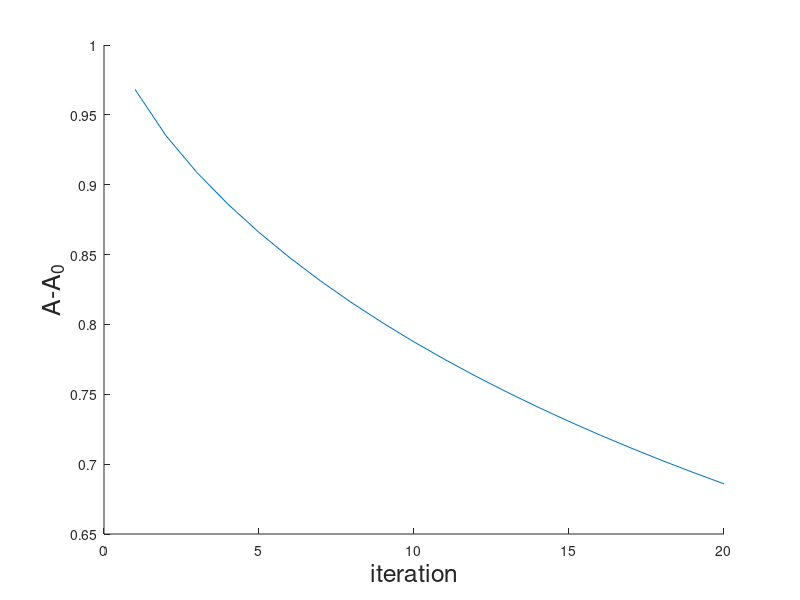

Source code (MATLAB): (Note: this script raises an error after producing the figure.)
close all;
clear all;
clc;

%Uの要素まで最適化する！！

%% 定義
%システム行列
A0 = [ 0.386,  0, 0,  0,  0.161;
       0,  0.461,  0, -0.047, 0;
      -0.042,  0,  0.317,  0.134, -0.117;
       0, 0,  0.134,  0.401, -0.157;
       0.161, 0, -0.117, -0.157,  0.85];%ものによってはうまくいく

n = length(A0);

%論文に乗せたやつ
% U_final = zeros(n,n);
% U_final(1,2) = -0.0001;

%response letter1
% U_final = zeros(n,n);
% U_final(1,2) = -0.0005;

%response letter2
% U_final = zeros(n,n);
% U_final(4,3) = -0.0001;

%response letter3
% U_final = zeros(n,n);
% U_final(4,4) = -0.0001;

%response letter4
U_final = zeros(n,n);

A = A0+U_final;

diag_w = [0.003 0.003 0.003 0.003 0.003];
%diag_w = [0.003 0.003];
P_w = diag(diag_w);
P_w_sqrt = sqrtm(P_w);

mu_init = 0;
Sigma_init = [7 3 0 0 0;
              3 5 0 0 0;
              0 0 6 2 0;
              0 0 2 4 1;
              0 0 0 1 3];
% Sigma_init = [7 3;
%            3 5];

%シミュレーション条件
time_init = 1;
time_step = 1;
time_term = 51;
time = time_init:time_step:time_term;
length_time = length(time);


%% データ取得
T_list = [1 51]; %スナップショットの時刻リスト
%T_list = [1 26 51];
PN = length(T_list); %スナップショットをとる時刻の数
N0 = 1000;
N = N0*PN;
N_list = zeros(1,PN+1);
N_list(1,1) = 0; %データ数のリスト
for ip = 1:PN
    N_list(1,ip+1) = N0*ip;
end 
TD_list = zeros(1,PN); %スナップショットの離散化時刻リスト
for itp = 1:PN
    TD_list(1,itp) = time_init + T_list(itp)/time_step -1;
end

%初期値の軌道
x_end_list = zeros(n,N);
Sigma_init_sqrt = sqrtm(Sigma_init);
for it = 1:N
    x0s_list = zeros(n,length_time);
    x0s_list(:,1) = mu_init*randn(n,1) + Sigma_init_sqrt*randn(n,1);
    for jt = time_init:time_term-1
        x0s_list(:,jt+1) = A0*x0s_list(:,jt) + P_w_sqrt*randn(n,1);
    end
    x_end_list(:,it) = x0s_list(:,time_term);
end
mu_x0 = mean(x_end_list,2);
Sigma_x0 = cov(x_end_list.');
Sigma_x0_sqrt = sqrtm(Sigma_x0);

%A精度向上のための繰り返し
h_iter = 10;%60;
%初期値
A_hat = eye(n); %initial value of A
K_list = []; %A0の誤差（KLダイバージェンス）
E_list = []; %A0の誤差（frobeniusノルム）
W_list = []; %ワッサースタイン距離
IJ_list = [];
fval_JP = [];

%治療の準備
% %定義
Sigmah = [ 0.0053    0        -0.0007    0         0.0022;
           0         0.0051    0         0         0     ;
          -0.0007    0         0.0052    0        -0.0021;
           0         0         0         0.0058   -0.0026;
           0.0022    0        -0.0021   -0.0026    0.0100 ];
Sigmah_sqrt = sqrtm(Sigmah);

iter_A = 20;%20;
iter_U = 10000;
eta = 0.1;
epsilon = 10^(-3); %Aの推定の終了条件
varepsilon = 10^(-4); %Uの求解の終了条件
%delta = 10^(-7);
delta = 5*10^(-8); %全体のアルゴリズムの終了条件
%目的関数
f_fun = @(P) 0.5*(trace(Sigmah\P) - n + log(det(Sigmah)/det(P)));
diff_f_P_fun = @(P) numerical_matrix_gradient(f_fun, P);

A_tilde_m1 = zeros(n,n);

for ht = 1:h_iter  
    % シミュレーション
    x_list = zeros(n,length_time*N);
    for it = 1:N
        xs_list = zeros(n,length_time);
        xs_list(:,1) = mu_x0 + Sigma_x0_sqrt*randn(n,1);
        for jt = time_init:time_term-1
            xs_list(:,jt+1) = A*xs_list(:,jt) + P_w_sqrt*randn(n,1);
        end
        x_list(:,1+length_time*(it-1):length_time*it) = xs_list;
    end
    
    % スナップショット収集
    Y_list = zeros(n,N);
    for ipy = 1:PN
        y_list = zeros(n,N0);
        for jpy = 1:N0
            y_list(:,jpy) = x_list(:,TD_list(1,ipy)+length_time*(N_list(ipy)+jpy-1));
        end
        Y_list(:,1+(ipy-1)*N0:ipy*N0) = y_list;
    end
    
    % データの期待値と共分散の計算
    muY_list = zeros(n,PN);
    for imu = 1:PN
        muY_list(:,imu) = mean(Y_list(:,1+(imu-1)*N0:imu*N0),2);
    end
    SigmaY_list = zeros(n, n, PN);
    for iSigma = 1:PN
        data_block = Y_list(:, 1+(iSigma-1)*N0 : iSigma*N0).';  % N0×n
        SigmaY_list(:, :, iSigma) = cov(data_block);
    end
    
    
    %% A行列の推定

    KL_list = [];
    Error_list = [];
    
    for i = 1:iter_A
        %xstar_all = zeros(n,length_time);
        muk_all = zeros(n, length_time-1);
        Sigmak_all = zeros(n, n, length_time-1);
        AQk_all    = zeros(n, n, length_time-1);

        for iSS = 1:PN-1
            %% expectation step with SBproblem
            interval = TD_list(iSS+1)-TD_list(iSS)+1;
            time_list = 1:interval;
        
            %% initial and desired state
            Sigma_0 = SigmaY_list(:,:,iSS);
            mu_0 = muY_list(:,iSS);
            Sigma_N = SigmaY_list(:,:,iSS+1);
            mu_N = muY_list(:,iSS+1);
        
            %% SB initial state
            Gc_N0 = zeros(n,n);
            for ig = 1:interval-1
                Gc_N0 = Gc_N0 + (A_hat\eye(n))^(ig+1)*P_w_sqrt*(P_w_sqrt.')*((A_hat\eye(n))^(ig+1)).';
            end
            Gc_N0_sqrt = sqrtm(Gc_N0); 
            Gc_N0_sqrt = real((Gc_N0_sqrt+Gc_N0_sqrt.')/2);
        
            S_0 = Gc_N0_sqrt\Sigma_0/Gc_N0_sqrt;
            S_0_sqrt = sqrtm(S_0);
            S_0_sqrt = real((S_0_sqrt+S_0_sqrt.')/2);
            S_N = Gc_N0_sqrt\((A_hat\eye(n))^interval)*Sigma_N*((A_hat\eye(n))^interval).'/Gc_N0_sqrt;
        
            Q_mk = Gc_N0_sqrt*S_0_sqrt/(S_0 + (1/2)*eye(n) - (S_0_sqrt*S_N*S_0_sqrt + (1/4)*eye(n))^(1/2))*S_0_sqrt*Gc_N0_sqrt;
        
            %Fref = S_0 + 1/2*eye(n) - sqrtm(S_0_sqrt*S_N*S_0_sqrt + 1/4*eye(n));
            %Bref = - S_0 + 1/2*eye(n) + sqrtm(S_0_sqrt*S_N*S_0_sqrt + 1/4*eye(n));
        
            %% optimal trajectories
            xstar_list = zeros(n,interval);
            xstar_list(:,1) = mu_0 + Sigma_x0_sqrt*randn(n,1);
            ukstar_list = zeros(n,interval-1);
            muk_list = zeros(n,interval);
            muk_list(:,1) = mu_0;
            Sigmak_list = zeros(n,n,interval);
            Sigmak_list(:,:,1) = Sigma_0;
            AQk_list = zeros(n,n,interval-1);
        
            for time = 1:interval-1
                Q_mk1 = A_hat*Q_mk*A_hat.' - P_w_sqrt*P_w_sqrt.';
                %Q_mk1 = Q_mk1 + 10^(-6) * eye(n);
                % eig_Q = eig(Q_mk1);
                % if any(eig_Q < 0)
                %     Q_mk1 = zeros(n);
                %     break
                % end
                A_Qk = A_hat - P_w_sqrt/(eye(n)+P_w_sqrt.'/(Q_mk1)*P_w_sqrt)*P_w_sqrt.'/(Q_mk1)*A_hat;
                B_div = sqrtm(eye(n)+P_w_sqrt.'/Q_mk1*P_w_sqrt);
                B_div = real((B_div+B_div.')/2);
                B_Qk = P_w_sqrt/B_div;
        
                if ~isreal(B_Qk)
                    warning('B_Qk has become complex at iteration %d', i);
                    break
                end
        
                AQk_list(:,:,time) = A_Qk;
                muk_list(:,time+1) = A_Qk*muk_list(:,time);
                Sigmak_list(:,:,time+1) = A_Qk*Sigmak_list(:,:,time)*A_Qk.' + B_Qk*B_Qk.';
                      
                xstar_list(:,time+1) = A_Qk*xstar_list(:,time) + B_Qk*randn(n,1);
        
                Q_mk = Q_mk1;
            end
        
            muk_all(:,TD_list(iSS):TD_list(iSS+1)) = muk_list;
            for t = 1:interval
                Sigmak_all(:,:,TD_list(iSS) + t - 1) = Sigmak_list(:,:,t);
            end
            for t = 1:interval-1
                AQk_all(:,:,TD_list(iSS) + t - 1) = AQk_list(:,:,t);
            end
        end


        if ~isreal(B_Qk)
           warning('B_Qk has become complex at iteration %d', i);
           break
        end

        E_nm = zeros(n, n);
        for inm = 1:length_time-1
            E_nm = E_nm + AQk_all(:,:,inm) * ...
                (Sigmak_all(:,:,inm) + muk_all(:,inm) * muk_all(:,inm).');
        end
        
        E_mm = zeros(n, n);
        for imm = 1:length_time-1
            E_mm = E_mm + Sigmak_all(:,:,imm) + ...
                muk_all(:,imm) * muk_all(:,imm).';
        end
       

        %% maximization step
        A_hat = E_nm/E_mm;

        A_tilde = ((ht-1)/ht)*A_tilde_m1 + (1/ht)*(A_hat - U_final);
        
        A_hat = A_tilde + U_final


        %frobeniusノルム
        Error = norm(A_hat-A,'fro')/norm(A,'fro');
        Error_list(1,i) = Error;

        %KL
        x_KL_list = zeros(n,length_time*N);
        for itKL = 1:N
            xs_KL_list = zeros(n,length_time);
            xs_KL_list(:,1) = mu_x0 + Sigma_x0_sqrt*randn(n,1);
            for jtKL = time_init:time_term-1
                xs_KL_list(:,jtKL+1) = A_hat*xs_KL_list(:,jtKL) + P_w_sqrt*randn(n,1);
            end
            x_KL_list(:,1+length_time*(itKL-1):length_time*itKL) = xs_KL_list;
        end
        Y_KL_list = zeros(n, PN * N0);
        for ipyKL = 1:PN
            y_KL_list = zeros(n, N0);
            for jpyKL = 1:N0
                idx = TD_list(1, ipyKL) + length_time * (N_list(ipyKL) + jpyKL - 1);
                y_KL_list(:, jpyKL) = x_KL_list(:, idx);
            end
            Y_KL_list(:, (ipyKL-1)*N0 + 1 : ipyKL*N0) = y_KL_list;
        end
        
        muY_KL_list = zeros(n, PN);
        for imuKL = 1:PN
            muY_KL_list(:, imuKL) = mean(Y_KL_list(:, (imuKL-1)*N0 + 1 : imuKL*N0), 2);
        end
        
        SigmaY_KL_list = zeros(n, n * PN);
        for iSigmaKL = 1:PN
            data = Y_KL_list(:, (iSigmaKL-1)*N0 + 1 : iSigmaKL*N0);
            SigmaY_KL_list(:, (iSigmaKL-1)*n + 1 : iSigmaKL*n) = cov(data.');
        end
        
        %KLで収束性の確認
        KL = 0;
        for iKL = 1:PN
            mu_KL = muY_KL_list(:, iKL);
            Sigma_KL = SigmaY_KL_list(:, (iKL-1)*n + 1 : iKL*n);
            mu_data = muY_list(:, iKL);
            Sigma_data = SigmaY_list(:, (iKL-1)*n + 1 : iKL*n);
        
            kl = (1/2) * (log(det(Sigma_data) / det(Sigma_KL)) ...
                - trace(eye(n)) + trace(Sigma_data \ Sigma_KL) ...
                + (mu_data - mu_KL).' / Sigma_data * (mu_data - mu_KL));
            KL = KL + kl;
        end

        KL_list(1,i) = KL;
    
        if i > 1
            if norm(KL_list(i) - KL_list(i-1)) < epsilon
            %if KL_list(i) > KL_list(i-1)
                break
            end
        end           
    end
    

    figure(1)
    hold on
    plot(1:i,Error_list)
    xlabel('iteration','fontsize', 18) 
    ylabel('A-A_0','fontsize', 18) 
    %title('Aの誤差の推移')
    E_list(1,ht) = Error_list(1,i);
     
 
    
    %% 治療    
    %Uの求解
    % 並列処理用にインデックスを1～n^2のベクトルに変換
    idx_list = 1:n^2;
    
    % 出力変数の事前確保（並列ループ内で使う場合は注意が必要）
    best_fval_cell = cell(n^2, 1);
    best_c_list_cell = cell(n^2, 1);
    best_fval_list_cell = cell(n^2, 1);
    best_ij_cell = cell(n^2, 1);
    best_u_val_cell = zeros(n^2, 1);
    
    parfor idx = 1:n^2
        ui = ceil(idx / n);
        uj = mod(idx-1, n) + 1;
    
        % 変数初期化
        c_init = -0.4;
        c_val = c_init;
        c_list_i = zeros(1, iter_U);
        fval_list_i = zeros(1, iter_U);
        best_fval_local = Inf;
        best_c_list_local = [];
        best_fval_list_local = [];
        best_u_val_local = 0;

        valid_len = iter_U;
    
        for i_U = 1:iter_U
            U = zeros(n,n);
            U(ui, uj) = c_val;
    
            A_U = A_tilde + U;
            Sigma = dlyap(A_U, P_w);

            % Sigmaが正定値かチェック
            [~, p] = chol(Sigma);
            if p ~= 0
                % cholが失敗した場合 (pが0でない)、Sigmaは正定値ではない
                % この候補は無効とし、ループを抜ける
                fval_list_i(i_U) = Inf; % コストに無限大を代入
                c_list_i = c_list_i(1:i_U);
                fval_list_i = fval_list_i(1:i_U);
                break;
            end
    
            diffU = zeros(n,n);
            diffU(ui, uj) = 1;
    
            dpar = diffU * Sigma * A_U' + A_U * Sigma * diffU';
            gradSigma = dlyap(A_U, dpar);
    
            diff_f_matrix = diff_f_P_fun(Sigma);
            gradf = sum(diff_f_matrix .* gradSigma, 'all');
    
            c_val = c_val - eta * gradf;
            c_list_i(i_U) = c_val;
            fval_list_i(i_U) = f_fun(Sigma);
    
            if abs(gradf) < varepsilon
                c_list_i = c_list_i(1:i_U);
                fval_list_i = fval_list_i(1:i_U);
                break
            end
        end
    
        final_fval = fval_list_i(end);
        if final_fval < best_fval_local
            best_fval_local = final_fval;
            best_c_list_local = c_list_i;
            best_fval_list_local = fval_list_i;
            best_u_val_local = c_val;
        end
    
        % parfor内でセルに保存
        best_fval_cell{idx} = best_fval_local;
        best_c_list_cell{idx} = best_c_list_local;
        best_fval_list_cell{idx} = best_fval_list_local;
        best_ij_cell{idx} = [ui, uj];
        best_u_val_cell(idx) = best_u_val_local;
    end
    
    % parfor終了後に結果の統合
    [best_fval, idx_best] = min(cell2mat(best_fval_cell));
    best_ij = best_ij_cell{idx_best};
    best_c_list = best_c_list_cell{idx_best};
    best_fval_list = best_fval_list_cell{idx_best};
    best_u_val = best_u_val_cell(idx_best);

    %最適なUとA0において，J_Pの値を確認
    U_JP = zeros(n,n);
    U_JP(best_ij(1,1),best_ij(1,2)) = best_u_val;
    A_U_JP = A0 + U_JP;
    Sigma_JP = dlyap(A_U_JP, P_w);
    fval_JP(ht) = f_fun(Sigma_JP);
    

    figure(2)
    hold on
    plot(best_fval_list)
    xlabel('iteration','fontsize', 18) 
    ylabel('J_P','fontsize', 18) 
    %title('Aの誤差の推移')

    % 最適な結果を代入
    c_list = [];
    fval_list = [];
    ij_list = [];
    c_list = best_c_list;
    fval_list = best_fval_list;
    ij_list = best_ij;
    IJ_list(:,ht) = ij_list;

    
    %推定結果
    U_final = zeros(n,n);
    U_final(ij_list(1,1),ij_list(1,2)) = best_u_val;

    W_list(1,ht) = fval_list(1,length(fval_list));
    if ht > 1
        if norm(W_list(ht) - W_list(ht-1)) < delta
            break
        end
    end
    
    A = A0+U_final; %データ収集用のA行列
    A_hat = A_tilde + U_final; %A行列推定の際の初期値
    A_tilde_m1 = A_tilde; %1ステップ前のA_tildeの情報

    
end
hold off

Sigma_JP = dlyap(A0, P_w);
fval_JP = [f_fun(Sigma_JP) fval_JP];


%% 結果の確認

%%散布図での確認
%データ取得
num= 1000;
x_before_scatter = zeros(n,num);
x_after_scatter = zeros(n,num);
for k = 1:num
    %治療前のデータ
    x_before = zeros(n,length_time);
    x_before(:,1) = mu_x0 + Sigma_x0_sqrt*randn(n,1);
    for jt = time_init:time_term-1
        x_before(:,jt+1) = A0*x_before(:,jt)+P_w_sqrt*randn(n,1);
    end
    x_before_scatter(:,k) = x_before(:,time_term);
    %治療後のデータ
    x_after = zeros(n,length_time);
    x_after(:,1) = mu_x0 + Sigma_x0_sqrt*randn(n,1);
    for jt = time_init:time_term-1
        x_after(:,jt+1) = A*x_after(:,jt)+P_w_sqrt*randn(n,1);
    end
    x_after_scatter(:,k) = x_after(:,time_term);
end

% 主成分の取得
[V, D_eig] = eig(Sigmah);
[eigvals, idx_PCA] = sort(diag(D_eig), 'descend');
eigvecs = V(:, idx_PCA);           % 各列が主成分方向
% 射影行列（PC1, PC2）
W = eigvecs(:, 1:2);           % 5×2（第1・第2主成分）
% 射影後の2次元共分散行列（Sigma in PC space）
Sigmah_2D = W' * Sigmah * W;
% 99%信頼楕円を描画するためのスケーリング（カイ二乗分布 2自由度で99%）
s = sqrt(chi2inv(0.99, 2));  % ≈ 3.0349
% 楕円の点を生成
theta = linspace(0, 2*pi, 200);
circle = [cos(theta); sin(theta)];  % 単位円
% 共分散楕円に変換
[U_2D, S_2D, ~] = svd(Sigmah_2D);  % 特異値分解で回転とスケーリング
ellipse = U_2D * sqrt(S_2D) * circle * s;

%制御前データの処理
% データを主成分空間に射影（センタリング付き）
x_before_centered = x_before_scatter - mean(x_before_scatter, 2);
x_before_proj = W' * x_before_centered;          % 2×50
% 散布図と共分散楕円をプロット
figure(3)
hold on;
scatter(x_before_proj(1,:), x_before_proj(2,:), 50, 'filled','MarkerFaceAlpha', 0.6);
plot(ellipse(1,:), ellipse(2,:), 'r', 'LineWidth', 2);
xlabel('PC1','fontsize', 18);
ylabel('PC2','fontsize', 18);
%title('Projection of Data Before Control onto PC1-PC2 with 99% Confidence Ellipse');
% 軸の範囲を指定
xlim([-1.2, 1.2]);
ylim([-0.8, 0.8]);
axis equal;
grid on;
legend('Projected Data without Control', 'Covariance Ellipse of $\Sigma_{\mathrm{ref}}$', 'Location', 'best','Interpreter', 'latex');

%制御後データの処理
% データを主成分空間に射影（センタリング付き）
x_after_centered = x_after_scatter - mean(x_after_scatter, 2);
x_after_proj = W' * x_after_centered;          % 2×50
% 散布図と共分散楕円をプロット
figure(4)
hold on;
scatter(x_after_proj(1,:), x_after_proj(2,:), 50, 'filled','MarkerFaceAlpha', 0.6);
plot(ellipse(1,:), ellipse(2,:), 'r', 'LineWidth', 2);
xlabel('PC1','fontsize', 18);
ylabel('PC2','fontsize', 18);
%title('Projection of Data After Control onto PC1-PC2 with 99% Confidence Ellipse');
xlim([-1.2, 1.2]);
ylim([-0.8, 0.8]);
axis equal;
grid on;
legend('Projected Data with Control', 'Covariance Ellipse of $\Sigma_{\mathrm{ref}}$', 'Location', 'best','Interpreter', 'latex');



figure(6)
plot(1:length(c_list),c_list,LineWidth=1.5)
xlabel('Iterations of the CS Algorithm','fontsize', 18) 
ylabel('$u$','Interpreter', 'latex','fontsize', 18) 
%title('uの値の推移')

figure(7)
plot(1:length(fval_list),fval_list,LineWidth=1.5)
xlabel('Iterations of the CS Algorithm','fontsize', 18) 
ylabel('$J_P$','Interpreter', 'latex','fontsize', 18) 
%title('目的関数の推移')


figure(8)
plot(1:length(W_list),W_list,LineWidth=1.5)
xlabel('iteration','fontsize', 18) 
ylabel('$J_P$','Interpreter', 'latex','fontsize', 18)
%title('収束後の目的関数の推移')

figure(9)
plot(0:length(fval_JP)-1,fval_JP,LineWidth=1.5)
xlabel('Iterations of the D-CS Algorithm','fontsize', 18) 
ylabel('$J_P$','Interpreter', 'latex','fontsize', 18)
%title('収束後の目的関数の推移')

figure(11)
plot(1:length(E_list),E_list,LineWidth=1.5)
xlabel('Iterations of the D-CS Algorithm','fontsize', 18) 
ylabel('$\Delta A$','Interpreter', 'latex','fontsize', 18) 
% title('Aの誤差の推移')

figure(12)
hold on
plot(1:length(IJ_list),IJ_list(1,:),LineWidth=1.5)
plot(1:length(IJ_list),IJ_list(2,:),LineWidth=1.5)
xlabel('Iterations of the D-CS Algorithm','fontsize', 18) 
ylabel('Index $(i,j)$','Interpreter', 'latex','fontsize', 18) 
legend('$i$','$j$','Interpreter', 'latex')
hold off

vecA0 = reshape(A0,1,[]);
vecA_tilde = reshape(A_tilde,1,[]);
figure(13)
scatter(vecA0,vecA_tilde,"filled")
hold on;

% --- ★★★ここから再変更★★★ ---
% 全てのTrue A0 elementsとEstimated A tilde elementsの最小値と最大値を計算
min_val = min([vecA0, vecA_tilde]);
max_val = max([vecA0, vecA_tilde]);
plot_lims = [min_val, max_val];

% plotコマンドでy=xの直線を描画
plot(plot_lims, plot_lims, 'r-', 'LineWidth', 1.5);
% --- ★★★ここまで再変更★★★ ---

hold off;
grid on
xlabel('True A0 elements','fontsize', 14)
ylabel('Estimated A tilde elements','fontsize', 14)
legend('Estimation Results', 'Perfect Estimation','Location','best')


function grad = numerical_matrix_gradient(f, P)
    n = size(P, 1);
    h = 1e-6;
    
    % 1次元化して並列ループ
    num_elements = n^2;
    grad_vec = zeros(num_elements, 1);
    
    parfor k = 1:num_elements
        [i, j] = ind2sub([n, n], k);
        
        P_plus = P;
        P_minus = P;
        P_plus(i, j) = P_plus(i, j) + h;
        P_minus(i, j) = P_minus(i, j) - h;
        
        grad_vec(k) = (f(P_plus) - f(P_minus)) / (2 * h);
    end
    
    grad = reshape(grad_vec, [n, n]);
end